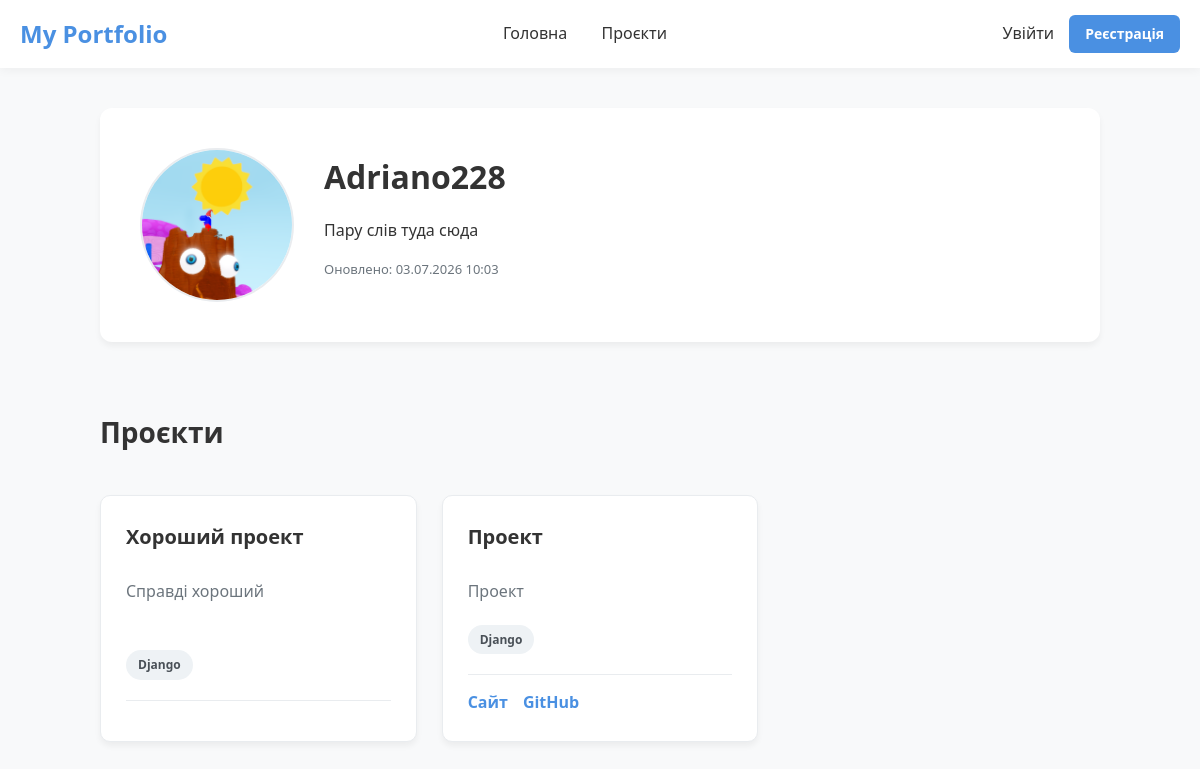
Page /profile/Adriano228/ on the committed database.
### main/models.py (models this page shows, shortened)
class Portfolio(models.Model):
    user = models.OneToOneField(
        User,
        on_delete=models.CASCADE,
        related_name='portfolio',
        verbose_name="Користувач"
    )
    bio = models.TextField(blank=True, null=True, verbose_name="Про себе / Біографія")
    updated_at = models.DateTimeField(auto_now=True, verbose_name="Дата оновлення")
    avatar = models.ImageField(upload_to='avatars/', blank=True, null=True)
    class Meta:
        verbose_name = "Портфоліо"
        verbose_name_plural = "Портфоліо"

class Project(models.Model):
    portfolio = models.ForeignKey(
        Portfolio,
        on_delete=models.CASCADE,
        related_name='projects',
        verbose_name="Портфоліо"
    )
    title = models.CharField(max_length=200, verbose_name="Назва проекту")
    description = models.TextField(verbose_name="Опис проекту")
    technologies = models.ManyToManyField(
        Technology,
        related_name='projects',
        verbose_name="Стек технологій"
    )
    project_url = models.URLField(blank=True, null=True, verbose_name="Посилання на сайт")
    github_url = models.URLField(blank=True, null=True, verbose_name="Посилання на GitHub")
    created_at = models.DateTimeField(auto_now_add=True, verbose_name="Дата створення")
    class Meta:
        verbose_name = "Проект"
        verbose_name_plural = "Проекти"
        ordering = ['-created_at']

class Technology(models.Model):
    name = models.CharField(max_length=100, unique=True, verbose_name="Назва технології")
    class Meta:
        verbose_name = "Технологія"
        verbose_name_plural = "Технології"

### main/views.py (the view)
# urls.py: path('profile/<str:username>/', views.PublicProfileView.as_view(), name='public_profile'),
class PublicProfileView(DetailView):
    model = Portfolio
    template_name = 'accounts/profile.html'
    context_object_name = 'portfolio'
    def get_object(self):
        return get_object_or_404(Portfolio, user__username=self.kwargs['username'])

### main/templates/accounts/profile.html (shortened to what this page needs)
{% extends 'main/base.html' %}
{% block content %}
<div class="profile-page">
    <section class="profile-header" style="position: relative;">
        {% if portfolio.avatar %}
            <img src="{{ portfolio.avatar.url }}" class="avatar avatar-large" alt="{{ portfolio.user.username }}">
        {% else %}
            <div class="avatar-placeholder avatar-large">
                {{ portfolio.user.username|first|upper }}
            </div>
        {% endif %}
        <div class="profile-info">
            <h2>{{ portfolio.user.username }}</h2>
            {% if portfolio.bio %}
                <p class="profile-bio">{{ portfolio.bio }}</p>
            {% else %}
                <p class="profile-bio profile-bio-empty">Біографію ще не додано.</p>
            {% endif %}
            <p class="profile-updated">
                Оновлено: {{ portfolio.updated_at|date:"d.m.Y H:i" }}
            </p>
        </div>
    </section>
    <section class="profile-projects" id="projects">
        <h3>Проєкти</h3>
        {% if portfolio.projects.all %}
            <div class="projects-grid">
                {% for project in portfolio.projects.all %}
                    <div class="project-card">
                        <h4>{{ project.title }}</h4>
                        <p>{{ project.description }}</p>
                        {% if project.technologies.all %}
                            <div class="tech-list">
                                {% for tech in project.technologies.all %}
                                    <span class="tech-badge">{{ tech.name }}</span>
                                {% endfor %}
                            </div>
                        {% endif %}
                        <div class="project-links">
                            {% if project.project_url %}
                                <a href="{{ project.project_url }}" target="_blank" class="btn-link">Сайт</a>
                            {% endif %}
                            {% if project.github_url %}
                                <a href="{{ project.github_url }}" target="_blank" class="btn-link">GitHub</a>
                            {% endif %}
                        </div>
                    </div>
                {% endfor %}
            </div>
        {% else %}
            <p>Проєктів ще немає.</p>
        {% endif %}
    </section>
</div>
{% endblock %}

### main/static/css/main.css (style rules this page uses)
:root { --primary-color: #4a90e2; --primary-hover: #357abd; --danger-color: #e74c3c; --danger-hover: #c0392b; --bg-color: #f8f9fa; --text-main: #333333; --text-muted: #6c757d; --card-bg: #ffffff; --border-color: #e9ecef; }
body { font-family: 'Segoe UI', Roboto, Helvetica, Arial, sans-serif; background-color: var(--bg-color); color: var(--text-main); margin: 0; padding: 0; line-height: 1.6; }
.avatar { border-radius: 50%; object-fit: cover; border: 2px solid var(--border-color); }
.avatar-large { width: 150px; height: 150px; }
.profile-page { max-width: 1000px; margin: 40px auto; padding: 0 20px; }
.profile-header { background: var(--card-bg); padding: 40px; border-radius: 12px; box-shadow: 0 4px 6px rgba(0,0,0,0.05); display: flex; gap: 30px; align-items: center; margin-bottom: 40px; }
.profile-info h2 { margin-top: 0; margin-bottom: 10px; font-size: 32px; }
.profile-bio { color: var(--text-main); font-size: 16px; margin-bottom: 15px; }
.profile-updated { font-size: 13px; color: var(--text-muted); margin-bottom: 20px; }
.profile-projects h3 { font-size: 28px; margin-bottom: 20px; display: inline-block; }
.projects-grid { display: grid; grid-template-columns: repeat(auto-fill, minmax(300px, 1fr)); gap: 25px; margin-top: 20px; }
.project-card { background: var(--card-bg); border-radius: 10px; padding: 25px; box-shadow: 0 4px 6px rgba(0,0,0,0.05); border: 1px solid var(--border-color); display: flex; flex-direction: column; }
.project-card h4 { margin-top: 0; font-size: 20px; margin-bottom: 10px; }
.project-card p { color: var(--text-muted); margin-bottom: 20px; flex-grow: 1; }
.tech-list { display: flex; flex-wrap: wrap; gap: 8px; margin-bottom: 20px; }
.tech-badge { background-color: #eef2f5; color: #495057; padding: 5px 12px; border-radius: 20px; font-size: 12px; font-weight: 600; }
.project-links { display: flex; gap: 15px; align-items: center; border-top: 1px solid var(--border-color); padding-top: 15px; }
.btn-link { color: var(--primary-color); text-decoration: none; font-weight: 600; }

### rows in the picture
Portfolio: avatar (picture), user.username "Adriano228", bio "Пару слів туда сюда", updated_at "03.07.2026 10:03"
Project: title "Хороший проект", description "Справді хороший"
Technology: name "Django"
Project: title "Проект", description "Проект"
